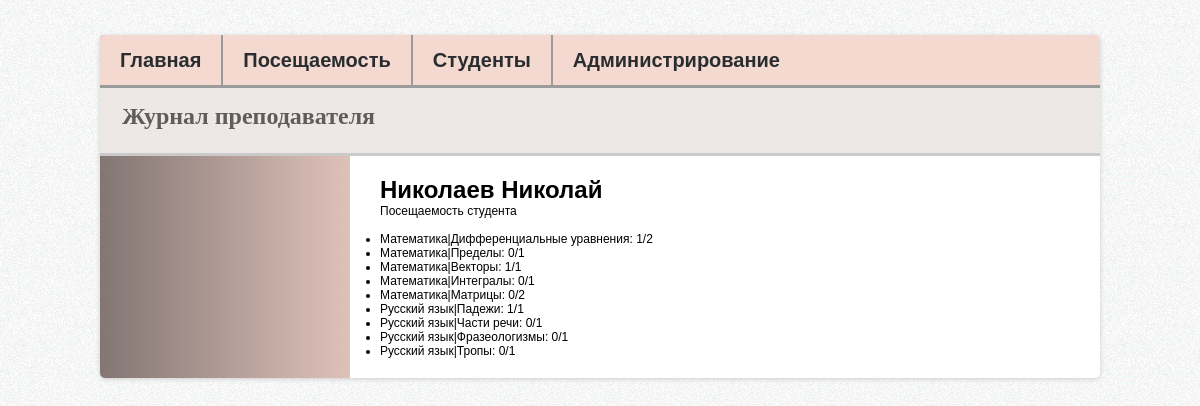
The page /student/7 on the database its author committed.
### study/models.py (models this page shows, shortened)
class Student(models.Model):
    name = models.TextField()

class Subsection(models.Model):
    subject = models.ForeignKey('Subject')
    title = models.TextField()
    def __str__(self):
        return str(self.subject) + '|' + str(self.title)

class Subject(models.Model):
    professor = models.ForeignKey('Professor')
    title = models.TextField()
    def __str__(self):
        return self.title

### study/views.py (the view)
# urls.py: url(r'^student/(?P<student_id>[0-9]+)', views.student, name='student'),
def student(request, student_id):
    student = Student.objects.get(id=student_id)
    student_info = {}
    lessons_dict = __get_student_lessons_dict(StudentLesson.objects.order_by('student'), Student.objects.order_by('name'))
    for subsection in Subsection.objects.order_by('id'):
        counter = 0
        for lesson in lessons_dict[student]:
            if lesson.subsection == subsection:
                counter += 1
        student_info[subsection] = counter
    lessons_info = {}
    for subsection in Subsection.objects.order_by('id'):
        counter = 0
        for lesson in Lesson.objects.order_by('id'):
            if lesson.subsection == subsection:
                counter += 1
        lessons_info[subsection] = counter
    context = {'student_info': student_info, 'lessons_info': lessons_info, 'student': student}
    return render(request, 'study/student.html', context)

### study/views.py (called while the page is built)
def __get_student_lessons_dict(student_lesson_list, students_list):
    result = {}
    for student in students_list:
        result[student] = []
        for student_lesson in student_lesson_list:
            if student_lesson.student == student:
                result[student].append(student_lesson.lesson)
    return result

@register.filter
def get_item(dictionary, key):
    return dictionary.get(key)

### study/templates/study/student.html (shortened to what this page needs)
{% extends 'study/base.html' %}
{% block content %}
<h1>{{student.name}}</h1>
Посещаемость студента
<br>
<br>
<ul>
    {% for subsection in student_info %}
    <li>
        {{ subsection }}: {{ student_info|get_item:subsection }}/{{ lessons_info|get_item:subsection }}
    </li>
    {% endfor %}
</ul>
{% endblock %}

### study/static/study/style.css (style rules this page uses)
* { margin: 0; padding: 0; }
body { background: url("../images/bg.png") #EAEAEA; font: 12px Arial, Tahoma; }

### rows shown on the page
Student: name "Николаев Николай"
Subsection: subject+title "Математика|Дифференциальные уравнения", id "1", id "2"
Subsection: subject+title "Математика|Пределы", id "0", id "1"
Subsection: subject+title "Математика|Векторы", id "1"
Subsection: subject+title "Математика|Интегралы", id "0", id "1"
Subsection: subject+title "Математика|Матрицы", id "0", id "2"
Subsection: subject+title "Русский язык|Падежи", id "1"
Subsection: subject+title "Русский язык|Части речи", id "0", id "1"
Subsection: subject+title "Русский язык|Фразеологизмы", id "0", id "1"
Subsection: subject+title "Русский язык|Тропы", id "0", id "1"
